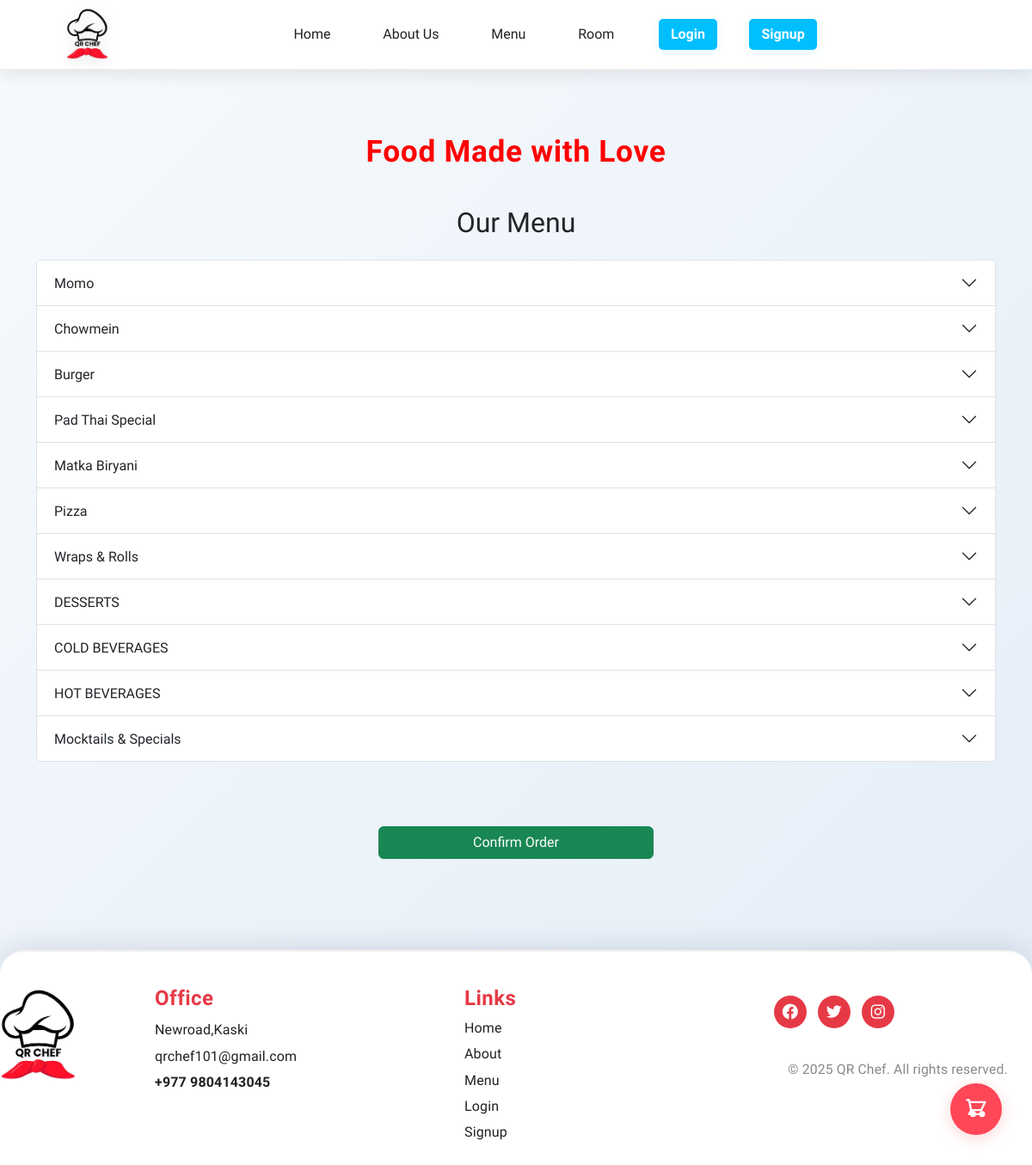
The page /menu/ on the database as committed earlier.
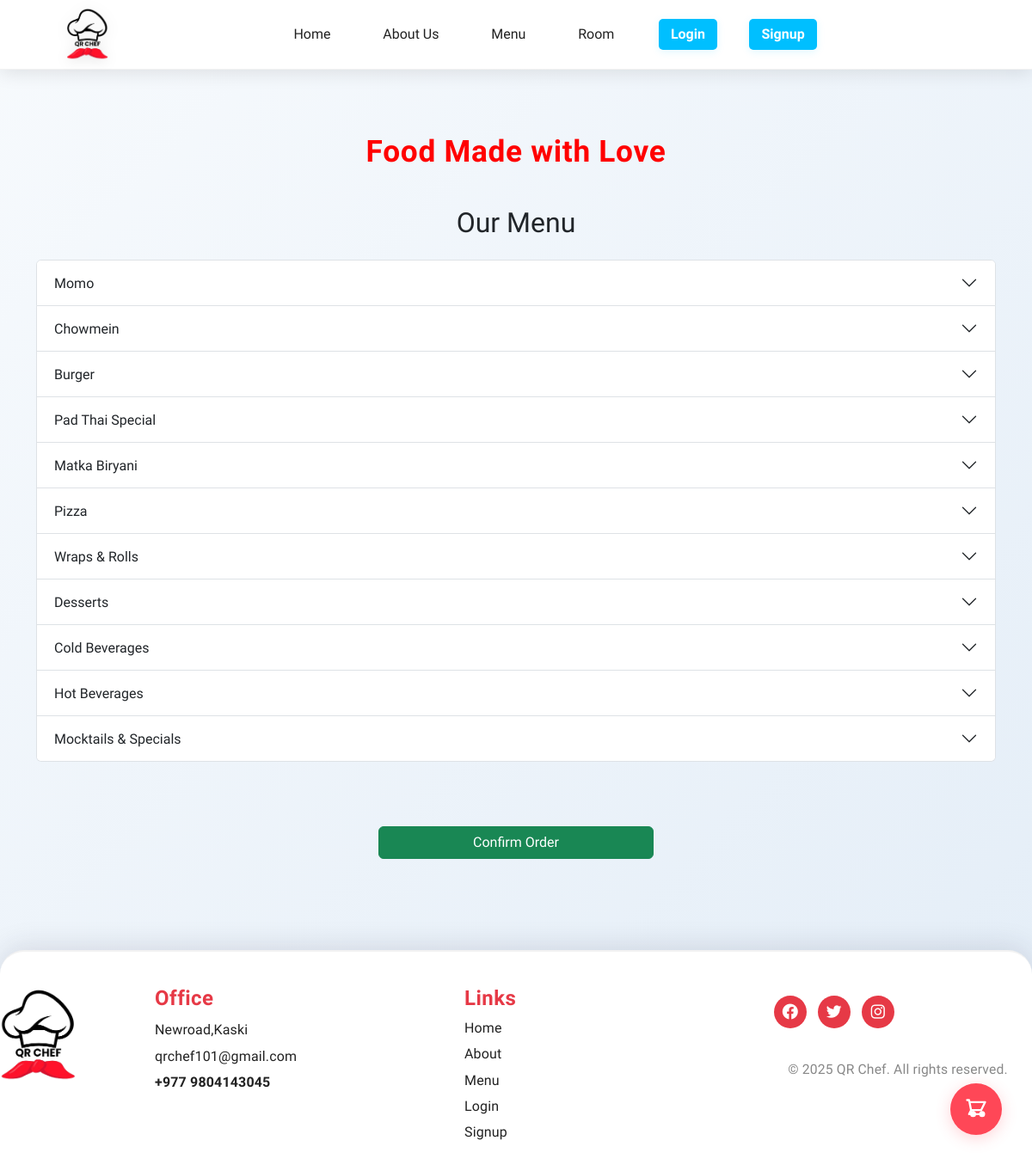
The same page on the database as committed later.
### restaurant/models.py (models this page shows, shortened)
class Category(models.Model):
    name = models.CharField(max_length=100, unique=True)
    class Meta:
        verbose_name_plural = 'Categories'

### restaurant/views.py (the view)
# urls.py: path('menu/', menu_view, name='menu'),
def menu_view(request):
    print('[DEBUG] menu_view session:', dict(request.session))
    room_no = request.GET.get('room')
    if room_no:
        request.session['room_no'] = room_no
    print('[DEBUG] menu_view session room_no:', request.session.get('room_no'))
    categories = Category.objects.all()
    category_id = request.GET.get('category')
    if category_id:
        food_items = Food.objects.filter(category_id=category_id)
        categories = categories.filter(id=category_id)
    else:
        food_items = Food.objects.all()
    for category in categories:
        category.items = food_items.filter(category=category)
    cart_items = []
    if request.user.is_authenticated:
        cart, created = Cart.objects.get_or_create(user=request.user)
        cart_items = CartItem.objects.filter(cart=cart)
    context = {
        'categories': categories,
        'food_items': food_items,
        'cart_items': cart_items,
    }
    return render(request, 'menu.html', context)

### restaurant/templates/menu.html (shortened to what this page needs)
{% extends "base.html" %}
{% load static %}
{% block content %}
<link href="https://cdn.jsdelivr.net/npm/bootstrap@5.3.0/dist/css/bootstrap.min.css" rel="stylesheet">
<div class="menu-heading-wrapper" style="display: flex; align-items: center; justify-content: center; min-height: 10vh; margin-top: 1.2rem;">
  <h1 class="menu-heading" style="margin-bottom: 1.2rem;">Food Made with Love</h1>
</div>
<link href="https://cdn.jsdelivr.net/npm/bootstrap@5.3.0/dist/css/bootstrap.min.css" rel="stylesheet">
</head>
</body>
    <div id="floating-cart-btn">
        <svg xmlns="http://www.w3.org/2000/svg" width="28" height="28" fill="none" viewBox="0 0 24 24" stroke="white" stroke-width="2">
  <path stroke-linecap="round" stroke-linejoin="round" d="M3 3h2l.4 2M7 13h10l4-8H5.4M7 13l-2 4h13M7 13L5.4 5M16 17a2 2 0 1 0 4 0 2 2 0 0 0-4 0ZM7 17a2 2 0 1 0 4 0 2 2 0 0 0-4 0Z"/>
</svg>
      </div>
    <div class="container my-4">
        <h2 class="mb-4 text-center">Our Menu</h2>
        <div class="accordion" id="menuAccordion">
          {% for category in categories %}
            <div class="accordion-item">
              <h2 class="accordion-header" id="heading{{ forloop.counter }}">
                <button class="accordion-button collapsed" type="button" data-bs-toggle="collapse" data-bs-target="#collapse{{ forloop.counter }}">
                  {{ category.name }}
                </button>
              </h2>
            </div>
          {% endfor %}
        </div>
      </div>
    <div style="text-align:center; margin: 2em 0;">
      <button id="confirm-order" class="btn btn-success cart-confirm-btn">Confirm Order</button>
    </div>
    {% endblock %}

Rows that differ between the two databases and show on the page:
changed Category: name "DESSERTS" → "Desserts"
changed Category: name "COLD BEVERAGES" → "Cold Beverages"
changed Category: name "HOT BEVERAGES" → "Hot Beverages"
